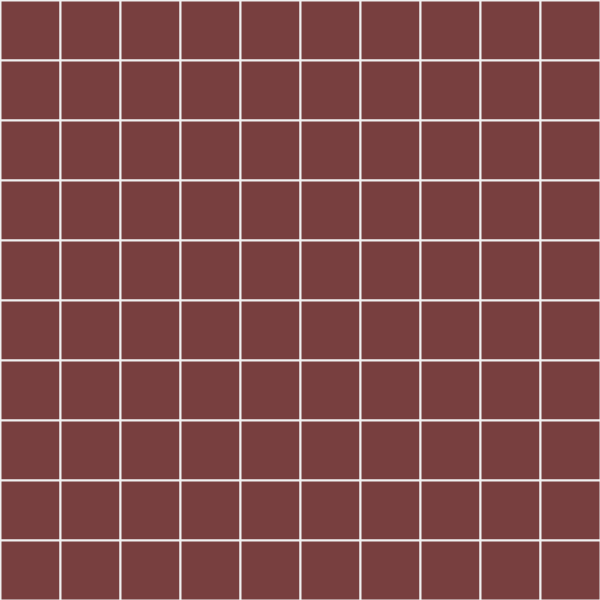
Frame 1 (no input)
Frame 60 (the mouse pressed at the canvas centre just before this capture): identical to frame 1, image omitted
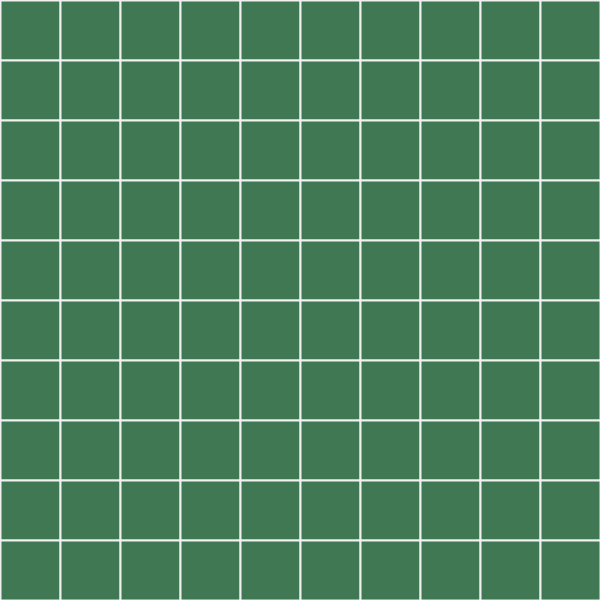
Frame 120 (the mouse held since frame 60 and released just before this capture)

The Processing sketch that drew these frames (run headless with seeded random() and noise(); from frame 60 on, the mouse is pressed at the canvas centre):

// Processing sketch: FlowMap
// ── FlowMap.pde
int cols = 10;


void setup() {
  size(600, 600);
  smooth();
}

void draw() {
  colorMode(HSB);
  
  stroke(240);
  strokeWeight(2);


  for (int i=0; i<cols; i++) {
    for (int j=0; j<cols; j++) {

      fill(map(mouseX,0,width,0,200),120,120);
      
      
      rect(i*width/cols, j*height/cols, width/cols, height/cols);
      
    }
  }
  

}
